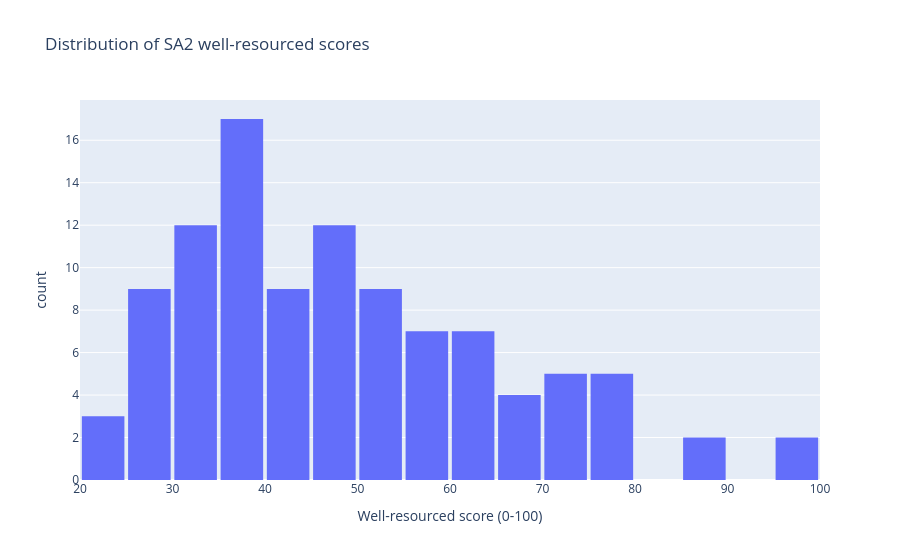
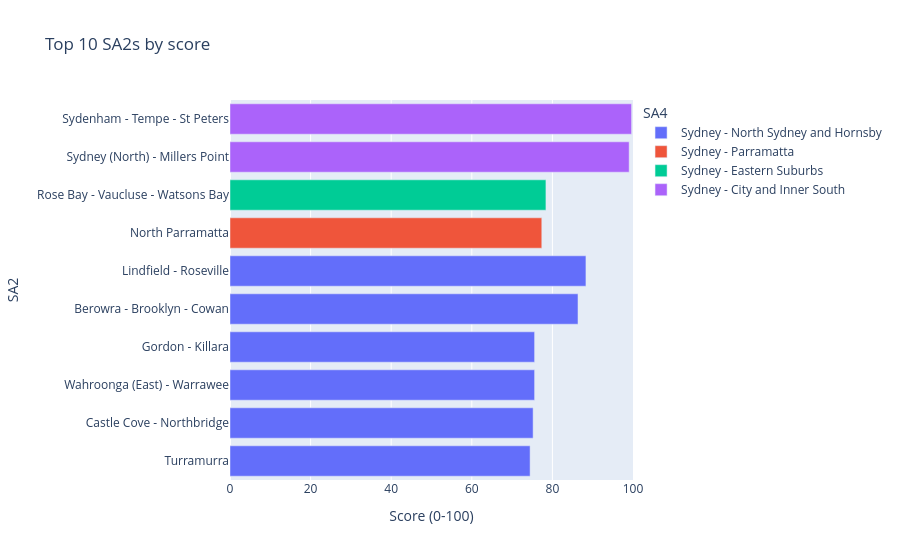
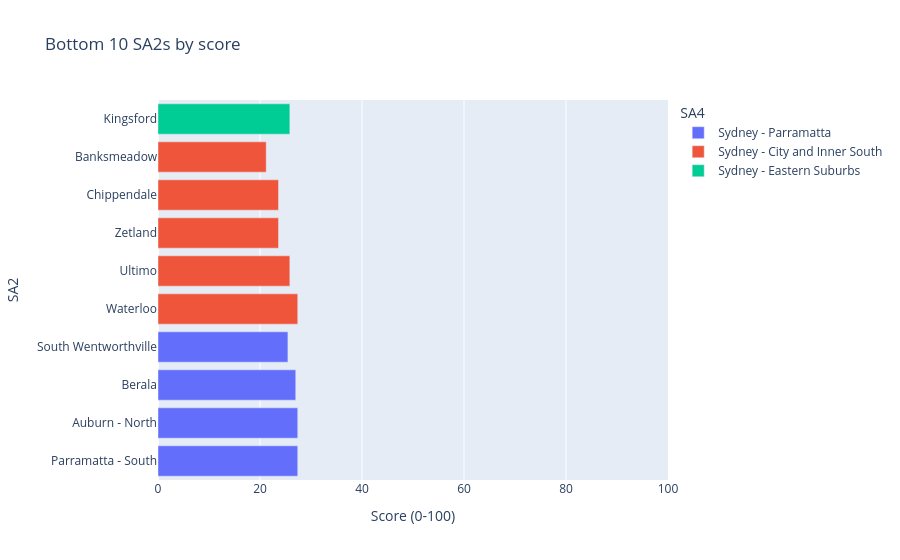
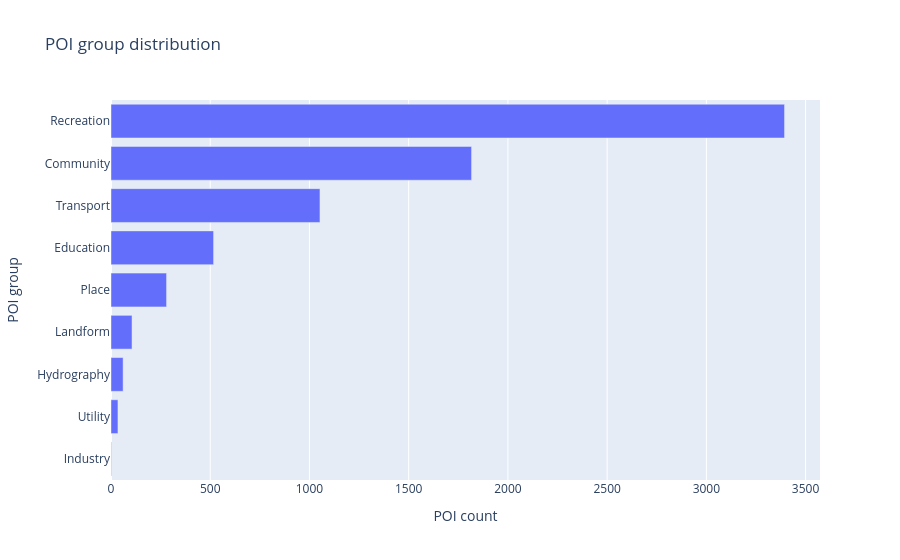

Write notebook code for charts like these, in order.
### Markdown cell above
## 8. Results Analysis

The following visualisations explain the score distribution, spatial trends, Top/Bottom SA2 areas, and POI characteristics:

| Chart | Description |
|------|------|
| Score histogram | Overall distribution shape of SA2 scores, including normality, skewness, and kurtosis. |
| Top N SA2 bar chart | Ranking and exact score values for the highest-scoring areas. |
| Bottom N SA2 bar chart | Ranking and exact score values for the lowest-scoring areas. |
| POI group distribution | Count composition across POI categories such as business, education, and health. |
| Score map | Spatial distribution of SA2 scores using colour encoding. |
| SA4 summary table | Aggregated statistical summary by SA4. |
| POI point map | Spatial distribution of raw POI point locations. |

> [TODO] Add analysis and interpretation for the information shown in each chart.

### Code cell
poi_groups = load_poi_group_counts(engine, settings)
poi_points = load_poi_points(engine, settings, limit=settings.dashboard.poi_limit)

build_score_histogram(scores, nbins=settings.charts.score_histogram_nbins).show()
build_top_sa2_bar(scores, n=settings.charts.top_n).show()
build_bottom_sa2_bar(scores, n=settings.charts.top_n).show()
build_poi_group_distribution(poi_groups).show()
build_score_choropleth_map(scores).show()

### Figure 1 — Plotly figure (JSON) as saved in the notebook; plotly's stock layout.template omitted (floating-point values rounded to 4 significant figures)
{"data": [{"bingroup": "x", "hovertemplate": "Well-resourced score (0-100)=%{x}<br>count=%{y}<extra></extra>", "legendgroup": "", "marker": {"color": "#636efa", "pattern": {"shape": ""}}, "name": "", "nbinsx": 20, "orientation": "v", "showlegend": false, "type": "histogram", "x": [21.22, 33.7, 45.51, 23.64, 39.69, 33.7, 44.52, 44.03, 38.27, 43.06, 37.34, 60.71, 48.97, 47.48, 50.95, 36.88, 38.27, 28.2, 45.51, 99.64, 99.05, 43.06, 25.85, 27.4, 23.64, 37.81, 46.0, 53.43, 35.96, 35.05, 48.47, 36.88, 30.25, 35.96, 25.85, 73.71, 30.67, 36.42, 31.1, 40.17, 57.35, 36.88, 40.64, 78.39, 30.67, 32.82, 34.6, 72.93, 86.35, 75.21, 57.84, 53.92, 49.47, 50.46, 75.58, 63.05, 33.7, 38.27, 53.43, 88.32, 46.0, 64.43, 56.38, 50.95, 68.41, 66.23, 72.53, 44.03, 74.47, 75.58, 35.5, 39.22, 48.97, 27.4, 27.8, 27.01, 39.22, 45.51, 50.46, 72.14, 54.42, 66.67, 40.17, 56.87, 62.59, 56.38, 69.68, 63.05, 77.37, 34.15, 55.89, 61.65, 27.4, 46.49, 40.17, 31.95, 39.22, 34.15, 25.47, 55.89, 61.65, 51.95, 47.98], "xaxis": "x", "yaxis": "y"}], "layout": {"bargap": 0.08, "barmode": "relative", "legend": {"tracegroupgap": 0}, "title": {"text": "Distribution of SA2 well-resourced scores"}, "xaxis": {"anchor": "y", "domain": [0, 1], "title": {"text": "Well-resourced score (0-100)"}}, "yaxis": {"anchor": "x", "domain": [0, 1], "title": {"text": "count"}}}}

### Figure 2 — Plotly figure (JSON) as saved in the notebook; plotly's stock layout.template omitted (floating-point values rounded to 4 significant figures)
{"data": [{"hovertemplate": "SA4=Sydney - North Sydney and Hornsby<br>Score (0-100)=%{x}<br>SA2=%{y}<extra></extra>", "legendgroup": "Sydney - North Sydney and Hornsby", "marker": {"color": "#636efa", "pattern": {"shape": ""}}, "name": "Sydney - North Sydney and Hornsby", "orientation": "h", "showlegend": true, "textposition": "auto", "type": "bar", "x": [74.47, 75.21, 75.58, 75.58, 86.35, 88.32], "xaxis": "x", "y": ["Turramurra", "Castle Cove - Northbridge", "Wahroonga (East) - Warrawee", "Gordon - Killara", "Berowra - Brooklyn - Cowan", "Lindfield - Roseville"], "yaxis": "y"}, {"hovertemplate": "SA4=Sydney - Parramatta<br>Score (0-100)=%{x}<br>SA2=%{y}<extra></extra>", "legendgroup": "Sydney - Parramatta", "marker": {"color": "#EF553B", "pattern": {"shape": ""}}, "name": "Sydney - Parramatta", "orientation": "h", "showlegend": true, "textposition": "auto", "type": "bar", "x": [77.37], "xaxis": "x", "y": ["North Parramatta"], "yaxis": "y"}, {"hovertemplate": "SA4=Sydney - Eastern Suburbs<br>Score (0-100)=%{x}<br>SA2=%{y}<extra></extra>", "legendgroup": "Sydney - Eastern Suburbs", "marker": {"color": "#00cc96", "pattern": {"shape": ""}}, "name": "Sydney - Eastern Suburbs", "orientation": "h", "showlegend": true, "textposition": "auto", "type": "bar", "x": [78.39], "xaxis": "x", "y": ["Rose Bay - Vaucluse - Watsons Bay"], "yaxis": "y"}, {"hovertemplate": "SA4=Sydney - City and Inner South<br>Score (0-100)=%{x}<br>SA2=%{y}<extra></extra>", "legendgroup": "Sydney - City and Inner South", "marker": {"color": "#ab63fa", "pattern": {"shape": ""}}, "name": "Sydney - City and Inner South", "orientation": "h", "showlegend": true, "textposition": "auto", "type": "bar", "x": [99.05, 99.64], "xaxis": "x", "y": ["Sydney (North) - Millers Point", "Sydenham - Tempe - St Peters"], "yaxis": "y"}], "layout": {"barmode": "relative", "legend": {"title": {"text": "SA4"}, "tracegroupgap": 0}, "title": {"text": "Top 10 SA2s by score"}, "xaxis": {"anchor": "y", "domain": [0, 1], "range": [0, 100], "title": {"text": "Score (0-100)"}}, "yaxis": {"anchor": "x", "domain": [0, 1], "title": {"text": "SA2"}}}}

### Figure 3 — Plotly figure (JSON) as saved in the notebook; plotly's stock layout.template omitted (floating-point values rounded to 4 significant figures)
{"data": [{"hovertemplate": "SA4=Sydney - Parramatta<br>Score (0-100)=%{x}<br>SA2=%{y}<extra></extra>", "legendgroup": "Sydney - Parramatta", "marker": {"color": "#636efa", "pattern": {"shape": ""}}, "name": "Sydney - Parramatta", "orientation": "h", "showlegend": true, "textposition": "auto", "type": "bar", "x": [27.4, 27.4, 27.01, 25.47], "xaxis": "x", "y": ["Parramatta - South", "Auburn - North", "Berala", "South Wentworthville"], "yaxis": "y"}, {"hovertemplate": "SA4=Sydney - City and Inner South<br>Score (0-100)=%{x}<br>SA2=%{y}<extra></extra>", "legendgroup": "Sydney - City and Inner South", "marker": {"color": "#EF553B", "pattern": {"shape": ""}}, "name": "Sydney - City and Inner South", "orientation": "h", "showlegend": true, "textposition": "auto", "type": "bar", "x": [27.4, 25.85, 23.64, 23.64, 21.22], "xaxis": "x", "y": ["Waterloo", "Ultimo", "Zetland", "Chippendale", "Banksmeadow"], "yaxis": "y"}, {"hovertemplate": "SA4=Sydney - Eastern Suburbs<br>Score (0-100)=%{x}<br>SA2=%{y}<extra></extra>", "legendgroup": "Sydney - Eastern Suburbs", "marker": {"color": "#00cc96", "pattern": {"shape": ""}}, "name": "Sydney - Eastern Suburbs", "orientation": "h", "showlegend": true, "textposition": "auto", "type": "bar", "x": [25.85], "xaxis": "x", "y": ["Kingsford"], "yaxis": "y"}], "layout": {"barmode": "relative", "legend": {"title": {"text": "SA4"}, "tracegroupgap": 0}, "title": {"text": "Bottom 10 SA2s by score"}, "xaxis": {"anchor": "y", "domain": [0, 1], "range": [0, 100], "title": {"text": "Score (0-100)"}}, "yaxis": {"anchor": "x", "domain": [0, 1], "title": {"text": "SA2"}}}}

### Figure 4 — Plotly figure (JSON) as saved in the notebook; plotly's stock layout.template omitted (floating-point values rounded to 4 significant figures)
{"data": [{"hovertemplate": "POI count=%{x}<br>POI group=%{y}<extra></extra>", "legendgroup": "", "marker": {"color": "#636efa", "pattern": {"shape": ""}}, "name": "", "orientation": "h", "showlegend": false, "textposition": "auto", "type": "bar", "x": [2, 35, 61, 106, 280, 517, 1053, 1817, 3394], "xaxis": "x", "y": ["Industry", "Utility", "Hydrography", "Landform", "Place", "Education", "Transport", "Community", "Recreation"], "yaxis": "y"}], "layout": {"barmode": "relative", "legend": {"tracegroupgap": 0}, "title": {"text": "POI group distribution"}, "xaxis": {"anchor": "y", "domain": [0, 1], "title": {"text": "POI count"}}, "yaxis": {"anchor": "x", "domain": [0, 1], "title": {"text": "POI group"}}}}
